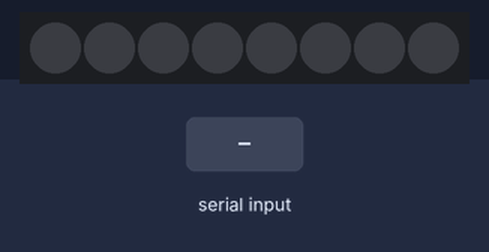
Bench run of a sketch on a simulated Arduino Uno, built with avr-gcc and run on an emulated ATmega328P. Shown: 8 RGB LEDs in strip order, left to right. The inputs (shaded band) are chosen by the test bench. Dim RGB values are drawn brighter than linear; the strip is taken to match the declared colour order.

Above: at 1.2 s.
1.3 s: "90,45\n" received over Serial
At 2.2 s:
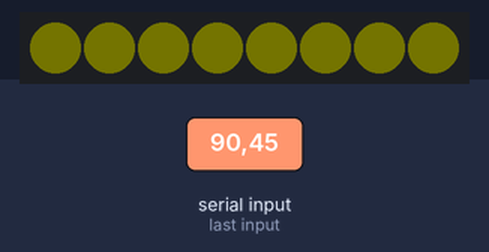
Timing chart, 0 to 4.3 s (numbered marks = the images above; inputs shaded):
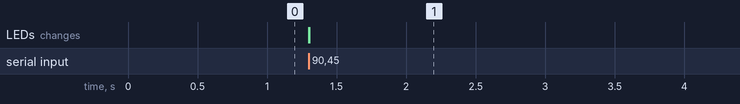

The sketch:

sketch_mar8a.ino
```cpp
#include <Adafruit_NeoPixel.h>
#ifdef AVR
#include <avr/power.h>
#endif
#define PIN        6
#define NUMPIXELS 8

Adafruit_NeoPixel pixels(NUMPIXELS, PIN, NEO_RGBW + NEO_KHZ800);


void setup() {
  Serial.begin(115200);
  Serial.setTimeout(1);
  pixels.begin();
  pixels.setBrightness(1);
  pixels.rainbow(0,10,255,1,true);
}
float sentiment;
uint32_t colour;
void loop() {
  pixels.clear();
  while(!Serial.available());
  sentiment = Serial.parseFloat();
  if(sentiment <= -1) colour = pixels.Color(0,255,0);
  else if(sentiment >= 1) colour = pixels.Color(255,0,0);
  else colour = pixels.Color(234,255,0);
  pixels.fill(colour,0,0);
  pixels.show();
}
```

Measured:
- after the input at 1.3 s, the LEDs: first change at once (image 1 shows a later state)
